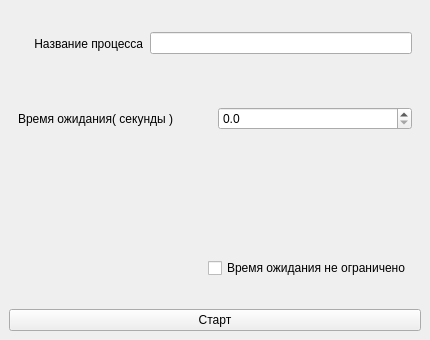
<?xml version="1.0" encoding="UTF-8"?>
<ui version="4.0">
 <class>WaitingApplication</class>
 <widget class="QMainWindow" name="WaitingApplication">
  <property name="geometry">
   <rect>
    <x>0</x>
    <y>0</y>
    <width>430</width>
    <height>340</height>
   </rect>
  </property>
  <property name="windowTitle">
   <string>MainWindow</string>
  </property>
  <widget class="QWidget" name="centralwidget">
   <layout class="QVBoxLayout" name="verticalLayout">
    <item>
     <widget class="QWidget" name="widget" native="true">
      <layout class="QHBoxLayout" name="horizontalLayout">
       <item>
        <widget class="QLabel" name="label_3">
         <property name="text">
          <string/>
         </property>
        </widget>
       </item>
       <item>
        <widget class="QLabel" name="label">
         <property name="text">
          <string> Название процесса</string>
         </property>
        </widget>
       </item>
       <item>
        <widget class="QLineEdit" name="lineEdit"/>
       </item>
      </layout>
     </widget>
    </item>
    <item>
     <widget class="QWidget" name="widget_2" native="true">
      <layout class="QHBoxLayout" name="horizontalLayout_2">
       <item>
        <widget class="QLabel" name="label_2">
         <property name="text">
          <string>Время ожидания( секунды )</string>
         </property>
        </widget>
       </item>
       <item>
        <widget class="QDoubleSpinBox" name="doubleSpinBox">
         <property name="decimals">
          <number>1</number>
         </property>
         <property name="singleStep">
          <double>0.100000000000000</double>
         </property>
        </widget>
       </item>
      </layout>
     </widget>
    </item>
    <item>
     <widget class="QLabel" name="label_5">
      <property name="text">
       <string/>
      </property>
     </widget>
    </item>
    <item>
     <widget class="QWidget" name="widget_4" native="true">
      <layout class="QHBoxLayout" name="horizontalLayout_3">
       <item>
        <widget class="QLabel" name="label_4">
         <property name="text">
          <string/>
         </property>
        </widget>
       </item>
       <item>
        <widget class="QCheckBox" name="checkBox">
         <property name="text">
          <string>Время ожидания не ограничено</string>
         </property>
         <property name="checkable">
          <bool>true</bool>
         </property>
         <property name="checked">
          <bool>false</bool>
         </property>
        </widget>
       </item>
      </layout>
     </widget>
    </item>
    <item>
     <widget class="QPushButton" name="pushButton">
      <property name="text">
       <string>Старт</string>
      </property>
     </widget>
    </item>
   </layout>
  </widget>
 </widget>
 <resources/>
 <connections/>
</ui>
